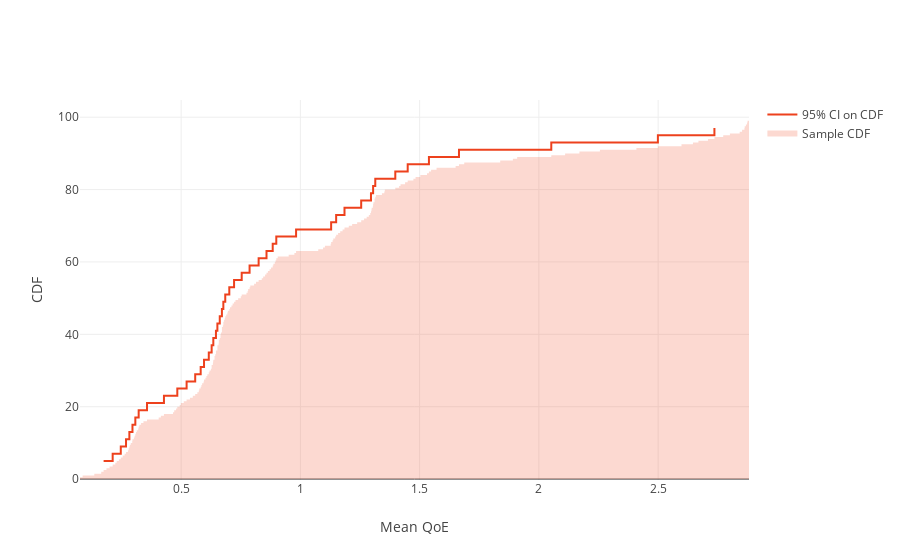

Source (notebook cell):
### Code cell
sample = dict(
    sample_cdf=True,
    protocol=['pensieve']
)
figure = vs.plot_cdf(
    QoE,
    config_file,
    result_dir_path,
    sample=sample
)
figure.show()

### Figure 1 — Plotly figure (JSON) as saved in the notebook; plotly's stock layout.template omitted (floating-point values rounded to 4 significant figures; data arrays with more than 128 entries replaced by an {"elided": "..."} marker saying what was removed)
{"data": [{"line": {"shape": "hv"}, "marker": {"color": "rgba(237, 65, 29, 1)"}, "name": "95% CI on CDF", "type": "scatter", "x": [0.175, 0.213, 0.247, 0.269, 0.283, 0.296, 0.308, 0.322, 0.357, 0.428, 0.484, 0.523, 0.559, 0.582, 0.596, 0.616, 0.628, 0.635, 0.646, 0.652, 0.662, 0.671, 0.677, 0.685, 0.702, 0.722, 0.754, 0.787, 0.825, 0.858, 0.884, 0.899, 0.982, 1.129, 1.15, 1.185, 1.255, 1.296, 1.305, 1.314, 1.398, 1.45, 1.539, 1.665, 2.052, 2.499, 2.736, null], "y": [5, 7, 9, 11, 13, 15, 17, 19, 21, 23, 25, 27, 29, 31, 33, 35, 37, 39, 41, 43, 45, 47, 49, 51, 53, 55, 57, 59, 61, 63, 65, 67, 69, 71, 73, 75, 77, 79, 81, 83, 85, 87, 89, 91, 93, 95, 97, 99]}, {"fill": "tozeroy", "fillcolor": "rgba(237, 65, 29, 0.2)", "line": {"shape": "hv"}, "mode": "none", "name": "Sample CDF", "opacity": 0.2, "type": "scatter", "x": {"elided": "199 float values"}, "y": {"elided": "199 float values"}}], "layout": {"xaxis": {"title": {"text": "Mean QoE"}}, "yaxis": {"title": {"text": "CDF"}}}}
